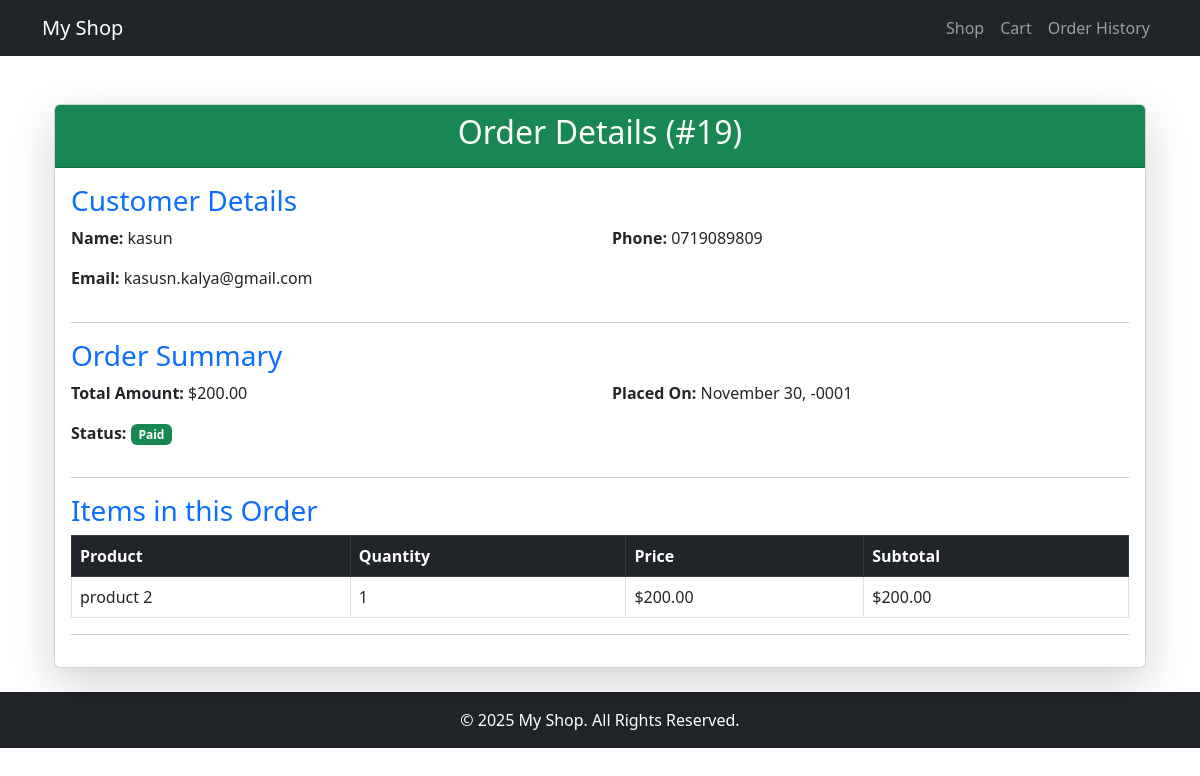
Screenshot of /?page=details&id=19 with the database file from the repository.
### tables this page shows
CREATE TABLE IF NOT EXISTS `orders` (
  `id` int NOT NULL AUTO_INCREMENT,
  `customer_id` int NOT NULL,
  `status` int NOT NULL,
  `total` decimal(10,0) NOT NULL,
  `created_at` timestamp NOT NULL,
  PRIMARY KEY (`id`),
  KEY `customer_id` (`customer_id`),
  KEY `customer_id_2` (`customer_id`)
);

CREATE TABLE IF NOT EXISTS `customers` (
  `id` int NOT NULL AUTO_INCREMENT,
  `name` varchar(225) NOT NULL,
  `email` varchar(255) NOT NULL,
  `phone` varchar(20) NOT NULL,
  `address` text NOT NULL,
  `city` varchar(100) NOT NULL,
  `state` varchar(100) NOT NULL,
  `country` varchar(3) NOT NULL,
  `zip` varchar(20) NOT NULL,
  `created_at` timestamp NOT NULL,
  `shipping_name` varchar(200) NOT NULL,
  `shipping_address` text NOT NULL,
  `shipping_city` varchar(200) NOT NULL,
  `shipping_country` varchar(200) NOT NULL,
  `shipping_state` varchar(200) NOT NULL,
  `shipping_areacode` varchar(20) NOT NULL,
  `updated_at` timestamp NULL DEFAULT NULL,
  PRIMARY KEY (`id`)
);

CREATE TABLE IF NOT EXISTS `order_items` (
  `id` int NOT NULL AUTO_INCREMENT,
  `order_id` int NOT NULL,
  `product_id` int NOT NULL,
  `quantity` int NOT NULL,
  `price` decimal(10,0) NOT NULL,
  PRIMARY KEY (`id`),
  KEY `order_id` (`order_id`),
  KEY `product_id` (`product_id`)
);

CREATE TABLE IF NOT EXISTS `products` (
  `id` int NOT NULL AUTO_INCREMENT,
  `name` varchar(100) NOT NULL,
  `price` decimal(10,0) NOT NULL,
  `description` text NOT NULL,
  PRIMARY KEY (`id`)
);

### app/controllers/OrderController.php (called while the page is built, shortened)
<?php
require 'app/models/Order.php';
class OrderController {
    public function show($orderId) {
        $orderModel = new Order();
        $order = $orderModel->getOrderDetails($orderId);
        require 'app/views/orders/order_details.php';
    }
}
?>

### index.php (called while the page is built, shortened)
<?php
require 'app/core/Database.php';
$router = new Router();
$router->route();
?>

### app/core/Database.php (called while the page is built, shortened)
<?php
class Database {
    private static $instance = null;
    private $conn;
    private function __construct() {
        $this->conn = new mysqli(DB_HOST, DB_USER, DB_PASS, DB_NAME);
    }
    public static function getInstance() {
        if (!self::$instance) {
            self::$instance = new Database();
        }
        return self::$instance;
    }
    public function getConnection() {
        return $this->conn;
    }
}
?>

### app/models/Order.php (called while the page is built, shortened)
<?php
class Order {
    private $db;
    public function __construct() {
        $this->db = Database::getInstance()->getConnection();
    }
    public function getOrderDetails($orderId) {
        $stmt = $this->db->prepare("
            SELECT
                o.id AS order_id,
                o.total,
                o.status,
                o.created_at,
                c.id AS customer_id,
                c.name,
                c.email,
                c.phone,
                c.address,
                c.city,
                c.state,
                c.country,
                c.zip,
                c.shipping_name,
                c.shipping_address,
                c.shipping_city,
                c.shipping_state,
                c.shipping_country,
                c.shipping_areacode
            FROM orders o
            JOIN customers c ON o.customer_id = c.id
            WHERE o.id = ?
        ");
        $stmt->bind_param("i", $orderId);
        $stmt->execute();
        $result = $stmt->get_result();
        $order = $result->fetch_assoc();
        if ($order) {
            $order['items'] = $this->getOrderItems($orderId);
        }
        return $order;
    }
    public function getOrderItems($orderId) {
        $stmt = $this->db->prepare("
            SELECT
                oi.product_id,
                p.name AS product_name,
                oi.quantity,
                oi.price,
                (oi.quantity * oi.price) AS subtotal
            FROM order_items oi
            JOIN products p ON oi.product_id = p.id
            WHERE oi.order_id = ?
        ");
        $stmt->bind_param("i", $orderId);
        $stmt->execute();
        $result = $stmt->get_result();
        $items = [];
        while ($row = $result->fetch_assoc()) {
            $items[] = $row;
        }
        return $items;
    }
}
?>

### app/views/orders/order_details.php (the view, shortened to what this page needs)
<div class="container mt-5">
    <div class="card shadow-lg">
        <div class="card-header bg-success text-white text-center">
            <h2>Order Details (#<?= $order['order_id']; ?>)</h2>
        </div>
        <div class="card-body">
            <h3 class="text-primary">Customer Details</h3>
            <div class="row">
                <div class="col-md-6">
                    <p><strong>Name:</strong> <?= htmlspecialchars($order['name']); ?></p>
                    <p><strong>Email:</strong> <?= htmlspecialchars($order['email']); ?></p>
                </div>
                <div class="col-md-6">
                    <p><strong>Phone:</strong> <?= htmlspecialchars($order['phone']); ?></p>
                </div>
            </div>
            <hr>
            <h3 class="text-primary">Order Summary</h3>
            <div class="row">
                <div class="col-md-6">
                    <p><strong>Total Amount:</strong> $<?= number_format($order['total'], 2); ?></p>
                    <p><strong>Status:</strong>
                        <span class="badge bg-<?= ($order['status'] == '1') ? 'success' : 'warning'; ?>">
                            <?php
                            if($order['status'] ==1){
                                echo 'Paid';
                            }elseif($order['status'] ==2){
                                echo 'Refund Requested';
                            }else{
                                echo 'Pending Payments';
                            }
                            ?>
                        </span>
                    </p>
                </div>
                <div class="col-md-6">
                    <p><strong>Placed On:</strong> <?= date('F j, Y', strtotime($order['created_at'])); ?></p>
                </div>
            </div>
            <hr>
            <h3 class="text-primary">Items in this Order</h3>
            <table class="table table-bordered table-hover">
                <thead class="table-dark">
                    <tr>
                        <th>Product</th>
                        <th>Quantity</th>
                        <th>Price</th>
                        <th>Subtotal</th>
                    </tr>
                </thead>
                <tbody>
                    <?php foreach ($order['items'] as $item): ?>
                    <tr>
                        <td><?= htmlspecialchars($item['product_name']); ?></td>
                        <td><?= $item['quantity']; ?></td>
                        <td>$<?= number_format($item['price'], 2); ?></td>
                        <td>$<?= number_format($item['quantity'] * $item['price'], 2); ?></td>
                    </tr>
                    <?php endforeach; ?>
                </tbody>
            </table>
            <hr>
        </div>
    </div>
</div>
<?php
include __DIR__ . "/../layout/layout.php";
?>

### rows the page displays
orders: id "19", customer.name "kasun", customer.email "kasusn.kalya@gmail.com", customer.phone "0719089809", total "200.00", created_at "November 30, -0001"
order_items: product.name "product 2", quantity "1", price "200.00", $item['quantity'] * $item['price'] "200.00"
